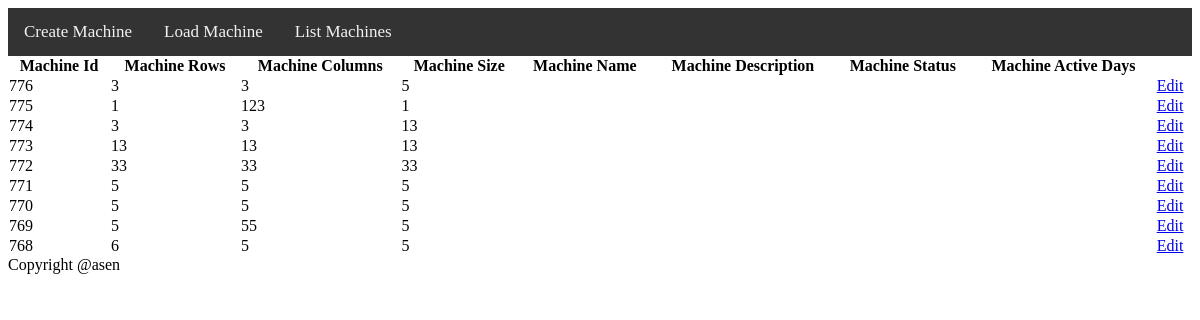
/?action=displayMachineView, run on the app's committed database.
### tables this page shows
CREATE TABLE `vending_machines` (
  `vending_machine_id`           INT(11)  NOT NULL,
  `vending_machine_rows`         INT(11)  NOT NULL,
  `vending_machine_columns`      INT(11)  NOT NULL,
  `vending_machine_size`         INT(11)  NOT NULL,
  `vending_machine_date_created` DATETIME NOT NULL,
  `vending_machine_date_updated` DATETIME NOT NULL,
  `vending_machine_status_id`    INT(11)  NOT NULL
);

### public/index.php (called while the page is built, shortened)
<?php
include_once __DIR__ . '/../controller/Machine.php';
if (!isset($_GET['action'])) {
    $action = 'default';
} else {
    $action = $_GET['action'];
}
switch ($action) {
    case 'displayMachineView':
        $machineData = \vending\controller\Machine::displayMachine();
        $include = '../view/machine.php';
        break;
}
include '../view/header.php';
include "$include";
include '../view/footer.php';

### controller/Machine.php (called while the page is built, shortened)
<?php
include_once __DIR__ . '/../model/DAO/MachineDAO.php';
include_once __DIR__ . '/../model/DAO/ActiveDaysDAO.php';
include_once __DIR__ . '/../model/DAO/StatusDAO.php';
include_once __DIR__ . '/../model/DAO/DaysDAO.php';
class Machine
{
    public static function displayMachine()
    {
        $counter = 0;
        $machine = new MachineDAO();
        $status = new StatusDAO();
        $days = new ActiveDaysDAO();
        $machineData['machineData'] = $machine->selectAll();
        foreach ($machineData['machineData'] as $machine) {
            $statusData = $status->select([$machine['vendingMachineStatusId']]);
            $daysData = $days->selectAllById([$machine['vendingMachineId']]);
            $machineData['machineData'][$counter]['vendingMachineDays'] = $daysData;
            $machineData['machineData'][$counter++]['vendingMachineStatus'] = $statusData['status'];
        }
        $machineData['daysList'] = machine::machineDaysView();
        return $machineData;
    }
    public static function machineDaysView()
    {
        $daysDb = new DaysDAO();
        $daysData = $daysDb->selectAll();
        return $daysData;
    }
}

### model/DbConnector.php (called while the page is built, shortened)
<?php
class DbConnector
{
    private $dataBase;
    public function __construct()
    {
        try {
            $this->dataBase = new \PDO(self::DSN, self::USER, self::PASSWORD);
            $this->dataBase->setAttribute(\PDO::ATTR_ERRMODE, \PDO::ERRMODE_EXCEPTION);
        } catch (\PDOException $e) {
            echo 'Connection failed: ' . $e->getMessage();
        }
    }
    public function closeConnection()
    {
        $this->dataBase = null;
    }
    public function selectByIdQuery($sql, $parameters)
    {
        $query = $this->dataBase->prepare($sql);
        $counter = 1;
        foreach ($parameters as $param) {
            $query->bindValue($counter, $param);
            $counter++;
        }
        try {
            $query->execute();
        } catch (\PDOException $e) {
            echo $e->getMessage();
        }
        $camelCaseQuery = [];
        $result = $query->fetch();
        return $camelCaseQuery;
    }
    public function selectAllByIdQuery($sql, $parameters)
    {
        $query = $this->dataBase->prepare($sql);
        $counter = 1;
        foreach ($parameters as $param) {
            $query->bindValue($counter, $param);
            $counter++;
        }
        try {
            $query->execute();
        } catch (\PDOException $e) {
            echo $e->getMessage();
        }
        $camelCaseQuery = [];
        $result = $query->fetchAll();
        return $camelCaseQuery;
    }
    public function selectAllQuery($sql)
    {
        $query = $this->dataBase->prepare($sql);
        try {
            $query->execute();
        } catch (\PDOException $e) {
            echo 'Connection failed: ' . $e->getMessage();
        }
        $camelCaseQuery = [];
        $result = $query->fetchAll();
        if ($result) {
            foreach ($result as $item) {
                $camelKeys = [];
                foreach ($item as $key => $value) {
                    $camelKey = lcfirst(implode('', array_map('ucfirst', explode('_', $key))));
                    $camelKeys[] = $camelKey;
                }
                $value2 = array_combine($camelKeys, $item);
                $camelCaseQuery[] = $value2;
            }
        }
        return $camelCaseQuery;
    }
}

### model/DAO/MachineDAO.php (called while the page is built, shortened)
<?php
include_once __DIR__ . '/../DbConnector.php';
class MachineDAO implements CRUDInterface
{
    public function selectAll()
    {
        $sql = 'SELECT * FROM `vending_machines` ORDER BY vending_machine_id DESC ';
        $db = new DbConnector();
        $data = $db->selectAllQuery($sql);
        return $data;
    }
}

### model/DAO/StatusDAO.php (called while the page is built, shortened)
<?php
include_once __DIR__ . '/../DbConnector.php';
class StatusDAO implements CRUDInterface
{
    public function select($statusId)
    {
        $sql = 'SELECT * FROM `status` WHERE status_id = ?';
        $db = new DbConnector();
        $data = $db->selectByIdQuery($sql, $statusId);
        return $data;
    }
}

### model/DAO/ActiveDaysDAO.php (called while the page is built, shortened)
<?php
include_once __DIR__ . '/../DbConnector.php';
class ActiveDaysDAO implements CRUDInterface
{
    public function selectAllById($machineId)
    {
        $sql = 'SELECT * FROM `active_days` WHERE machine_id = ? ';
        $db = new DbConnector();
        $data = $db->selectAllByIdQuery($sql, $machineId);
        return $data;
    }
}

### model/DAO/DaysDAO.php (called while the page is built, shortened)
<?php
include_once __DIR__ . '/../DbConnector.php';
class DaysDAO implements CRUDInterface
{
    public function selectAll()
    {
        $sql = 'SELECT * FROM `days` ';
        $db = new DbConnector();
        $data = $db->selectAllQuery($sql);
        return $data;
    }
}

### view/machine.php (the view, shortened to what this page needs)
<table id="machinelist" class="display" cellspacing="0" width="100%">
    <tr>
        <th>Machine Id</th>
        <th>Machine Rows</th>
        <th>Machine Columns</th>
        <th>Machine Size</th>
        <th>Machine Name</th>
        <th>Machine Description</th>
        <th>Machine Status</th>
        <th>Machine Active Days</th>
    </tr>
    <?php
    foreach ($machineData['machineData'] as $value): ?>
        <tr>
            <td> <?php echo $value['vendingMachineId']; ?> </td>
            <td> <?php echo $value['vendingMachineRows']; ?> </td>
            <td> <?php echo $value['vendingMachineColumns']; ?> </td>
            <td> <?php echo $value['vendingMachineSize']; ?> </td>
            <td> <?php echo $value['vendingMachineName']; ?> </td>
            <td> <?php echo $value['vendingMachineDesc']; ?> </td>
            <td> <?php echo $value['vendingMachineStatus']; ?> </td>
            <td> <?php foreach ($value['vendingMachineDays'] as $activeDay) {
                } ?> </td>
            <td><a href="index.php?action=editMachineView&machineId= <?php echo $value['vendingMachineId']; ?>">Edit</a>
            </td>
        </tr>
    <?php endforeach; ?>
</table>

### view/header.php
<!DOCTYPE html>
<html>
<head>
    <link rel="stylesheet" type="text/css" href="css/style.css">
</head>
<body>
<div class="topnav" id="myTopnav">
    <a href="?action=createMachineView">Create Machine</a>
    <a href="?action=loadMachineView">Load Machine</a>
    <a href="?action=displayMachineView">List Machines</a>
</div>

### view/footer.php
<div>Copyright @asen</div>
</body>
</html>

### public/css/style.css (style rules this page uses)
.topnav { background-color: #333; overflow: hidden; }
.topnav a { float: left; display: block; color: #f2f2f2; text-align: center; padding: 14px 16px; text-decoration: none; font-size: 17px; }

### data on the page
vending_machines: vending_machine_id "776", vending_machine_rows "3", vending_machine_columns "3", vending_machine_size "5"
vending_machines: vending_machine_id "775", vending_machine_rows "1", vending_machine_columns "123", vending_machine_size "1"
vending_machines: vending_machine_id "774", vending_machine_rows "3", vending_machine_columns "3", vending_machine_size "13"
vending_machines: vending_machine_id "773", vending_machine_rows "13", vending_machine_columns "13", vending_machine_size "13"
vending_machines: vending_machine_id "772", vending_machine_rows "33", vending_machine_columns "33", vending_machine_size "33"
vending_machines: vending_machine_id "771", vending_machine_rows "5", vending_machine_columns "5", vending_machine_size "5"
vending_machines: vending_machine_id "770", vending_machine_rows "5", vending_machine_columns "5", vending_machine_size "5"
vending_machines: vending_machine_id "769", vending_machine_rows "5", vending_machine_columns "55", vending_machine_size "5"
vending_machines: vending_machine_id "768", vending_machine_rows "6", vending_machine_columns "5", vending_machine_size "5"
